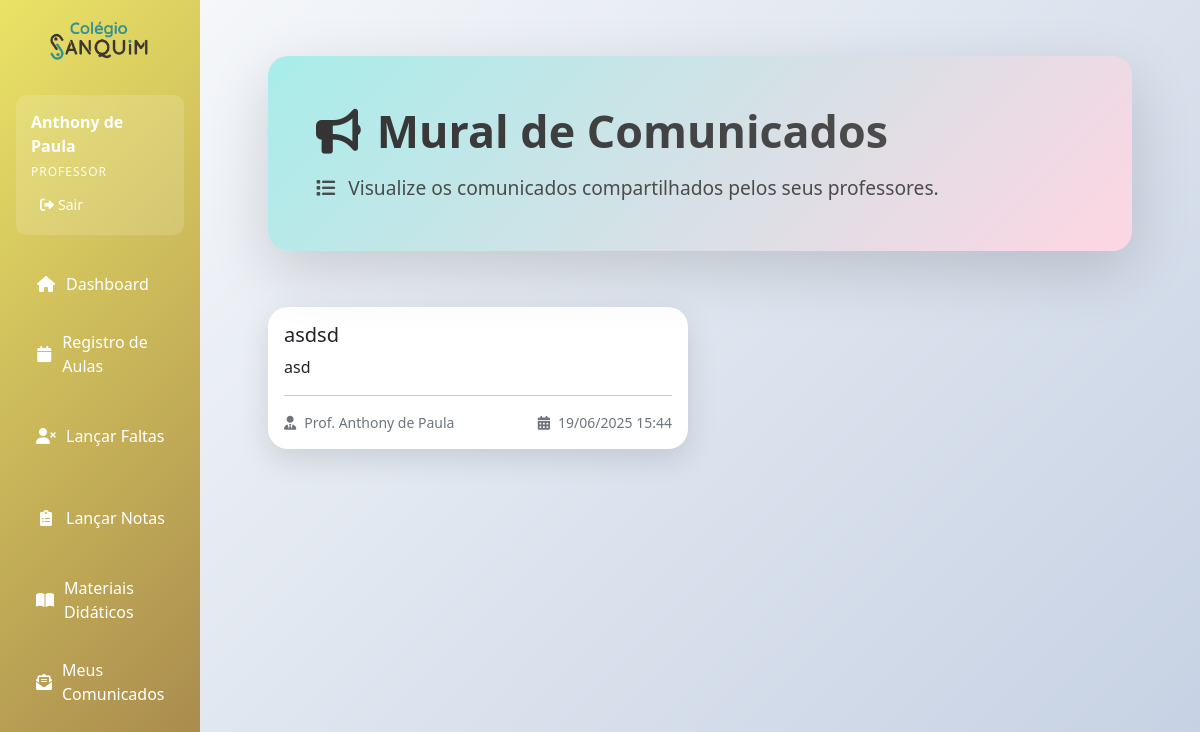
The app's page /comunicados (signed in) with its own data.
### app.py (models this page shows, shortened)
class Professor(db.Model):
    __tablename__ = 'professor'
    id = db.Column(db.Integer, primary_key=True)
    nome = db.Column(db.String(100), nullable=False)
    cpf = db.Column(db.String(14), nullable=False, unique=True)
    rg = db.Column(db.String(20))
    endereco = db.Column(db.String(255))
    bairro = db.Column(db.String(100))
    cidade = db.Column(db.String(100))
    email = db.Column(db.String(120), unique=True, nullable=False)
    telefone = db.Column(db.String(20))
    status = db.Column(db.Integer, default=1)
    senha_hash = db.Column(db.String(255), nullable=True)  # Novo campo
    especialidade = db.Column(db.String(100))
    ativo = db.Column(db.Boolean, default=True)  # Novo campo
    disciplinas_ministradas = db.relationship('Disciplina', back_populates='professor', lazy=True)

class Comunicado(db.Model):
    id = db.Column(db.Integer, primary_key=True)
    titulo = db.Column(db.String(150), nullable=False)
    conteudo = db.Column(db.Text, nullable=False)
    data_publicacao = db.Column(db.DateTime, default=datetime.utcnow)
    professor_id = db.Column(db.Integer, db.ForeignKey('professor.id'), nullable=False)
    turma_id = db.Column(db.Integer, db.ForeignKey('turma.id'), nullable=True)
    professor = db.relationship('Professor', backref='comunicados')
    turma = db.relationship('Turma', backref='comunicados')

### app.py (the view)
@app.route('/comunicados')
def listar_comunicados_aluno():
    aluno_id = session.get('user_id')
    aluno = Aluno.query.get_or_404(aluno_id)
    comunicados = Comunicado.query.filter(
        (Comunicado.turma_id == aluno.turma_id) | (Comunicado.turma_id == None)
    ).order_by(Comunicado.data_publicacao.desc()).all()
    return render_template('comunicados/listar_aluno.html', comunicados=comunicados)

### templates/comunicados/listar_aluno.html (shortened to what this page needs)
{% extends "base.html" %}
{% block content %}
<div class="main-container">
    <div class="header-section" style="background: var(--info-gradient);">
        <h1 class="page-title text-dark" style="background: linear-gradient(45deg, #333, #555); -webkit-background-clip: text; background-clip: text;"><i class="fas fa-bullhorn me-3"></i>Mural de Comunicados</h1>
        <p class="page-subtitle" style="color: #444;">
                <i class="fas fa-list me-2"></i>
                Visualize os comunicados compartilhados pelos seus professores.
        </p>
    </div>
    <div class="row g-4 mt-3">
    {% for comunicado in comunicados %}
        <div class="col-lg-6">
            <div class="main-card">
                <div class="card-body">
                    <h5 class="card-title">{{ comunicado.titulo }}</h5>
                    <p class="card-text" style="white-space: pre-wrap;">{{ comunicado.conteudo }}</p>
                    <hr>
                    <div class="d-flex justify-content-between text-muted small">
                        <span><i class="fas fa-user-tie me-2"></i>Prof. {{ comunicado.professor.nome }}</span>
                        <span><i class="fas fa-calendar-alt me-2"></i>{{ comunicado.data_publicacao.strftime('%d/%m/%Y %H:%M') }}</span>
                    </div>
                </div>
            </div>
        </div>
    {% endfor %}
    </div>
</div>
{% endblock %}

### templates/base.html (shortened to what this page needs)
<!DOCTYPE html>
<html lang="pt-br">
  <head>
    <link
      href="https://cdnjs.cloudflare.com/ajax/libs/bootstrap/5.1.3/css/bootstrap.min.css"
      rel="stylesheet"
    />
    <link
      href="https://cdnjs.cloudflare.com/ajax/libs/font-awesome/6.0.0/css/all.min.css"
      rel="stylesheet"
    />
  </head>
  <body>
    <div class="container-fluid">
      <div class="row">
        <div class="col-md-3 col-lg-2 px-0 sidebar">
          <div class="mt-auto text-center py-3" style="margin-top: auto !important;">
              <img src="{{ url_for('static', filename='images/logosamquim.png') }}"
                   alt="Sanquim Logo"
                   style="max-width: 50%; height: auto;">
          </div>
          <div class="p-3">
            <div class="user-info">
              <div class="user-name">{{ session.user_nome }}</div>
              <div class="user-type">{{ session.user_tipo|capitalize }}</div>
              <div
                class="mt-2 d-flex justify-content-between align-items-center"
              >
                <a
                  href="{{ url_for('logout') }}"
                  class="btn btn-logout btn-sm"
                  style="color: white"
                >
                  <i class="fas fa-sign-out-alt me-1"></i>Sair
                </a>
              </div>
            </div>
            <nav class="nav flex-column mt-3">
              {% if session.user_tipo != 'admin' %}
              <a
                class="nav-link {% if request.endpoint == 'index' %}active{% endif %}"
                href="{{ url_for('index') }}"
              >
                <i class="fas fa-home"></i> Dashboard
              </a>
              {% endif %}
              {% if session.user_tipo == 'professor' %}
              <a
                class="nav-link {% if request.endpoint == 'calendario_professor' %}active{% endif %}"
                href="{{ url_for('calendario_professor') }}"
              >
                <i class="fas fa-calendar"></i> Registro de Aulas
              </a>
              <a
                class="nav-link {% if request.endpoint == 'listar_faltas_professor' %}active{% endif %}"
                href="{{ url_for('listar_faltas_professor') }}"
              >
                <i class="fas fa-user-times"></i> Lançar Faltas
              </a>
              <a
                class="nav-link {% if request.endpoint == 'listar_notas' %}active{% endif %}"
                href="{{ url_for('listar_notas') }}"
              >
                <i class="fas fa-clipboard-list"></i> Lançar Notas
              </a>
              <a
                class="nav-link {% if request.endpoint == 'listar_materiais' %}active{% endif %}"
                href="{{ url_for('listar_materiais') }}"
              >
                <i class="fas fa-book-open"></i> Materiais Didáticos
              </a>
              <a
                class="nav-link {% if request.endpoint == 'listar_comunicados_enviados' %}active{% endif %}"
                href="{{ url_for('listar_comunicados_enviados') }}"
              >
                <i class="fas fa-envelope-open-text"></i> Meus Comunicados
              </a>
              {% endif %}
            </nav>
          </div>
        </div>
        <div class="col-md-9 col-lg-10 main-content" style="background: linear-gradient(135deg, #f5f7fa 0%, #c3cfe2 100%);">
          <div class="p-4">
            {% block content %}{% endblock %}
          </div>
        </div>
      </div>
    </div>
  </body>
</html>

### templates/base.html (style rules this page uses)
:root { --primary-color: #eae366; --secondary-color: #a2814b; --accent-color: #379091; --danger-color: #e74c3c; --success-color: #2ecc71; }
.sidebar { background: linear-gradient( 135deg, var(--primary-color) 0%, var(--secondary-color) 100% ); min-height: 100vh; transition: all 0.3s; }
.sidebar .nav-link { color: white; padding: 12px 20px; border-radius: 8px; margin: 5px 0; transition: all 0.2s; display: flex; align-items: center; }
.sidebar .nav-link i { margin-right: 10px; width: 20px; text-align: center; }
.main-content { background-color: #f8f9fa; min-height: 100vh; }
.user-info { background-color: rgba(255, 255, 255, 0.15); border-radius: 10px; padding: 15px; margin-bottom: 20px; backdrop-filter: blur(5px); }
.user-info .user-name { color: white; font-weight: bold; margin-bottom: 5px; }
.user-info .user-type { color: rgba(255, 255, 255, 0.9); font-size: 12px; text-transform: uppercase; letter-spacing: 1px; }

### templates/comunicados/listar_aluno.html (style rules this page uses)
:root { --primary-gradient: linear-gradient(135deg, #eae366 0%, #a2814b 100%); --secondary-gradient: linear-gradient(135deg, #379091 0%, #00f2fe 100%); --success-gradient: linear-gradient(135deg, #4facfe 0%, #00f2fe 100%); --warning-gradient: linear-gradient(135deg, #fa709a 0%, #fee140 100%); --info-gradient: linear-gradient(135deg, #a8edea 0%, #fed6e3 100%); --danger-gradient: linear-gradient(135deg, #ff9a9e 0%, #fecfef 100%); --exatas-gradient: linear-gradient(135deg, #eae366 0%, #a2814b 100%); --humanas-gradient: linear-gradient(135deg, #379091 0%, #00f2fe 100%); --biologicas-gradient: linear-gradient(135deg, #4facfe 0%, #00f2fe 100%); --shadow-light: 0 5px 15px rgba(0,0,0,0.08); --shadow-medium: 0 10px 30px rgba(0,0,0,0.12); --shadow-heavy: 0 20px 60px rgba(0,0,0,0.15); --border-radius: 20px; --transition: all 0.3s cubic-bezier(0.4, 0, 0.2, 1); }
.main-container { padding: 2rem; max-width: 1400px; margin: 0 auto; min-height: 100vh; }
.header-section { background: var(--primary-gradient); border-radius: var(--border-radius); padding: 3rem; margin-bottom: 2rem; color: white; box-shadow: var(--shadow-heavy); position: relative; overflow: hidden; }
.page-title { font-size: 2.8rem; font-weight: 800; margin-bottom: 1rem; background: linear-gradient(45deg, #fff, #f0f0f0); -webkit-background-clip: text; background-clip: text; -webkit-text-fill-color: transparent; }
.page-subtitle { font-size: 1.2rem; opacity: 0.95; margin-bottom: 0; font-weight: 400; }
.main-card { background: white; border-radius: var(--border-radius); box-shadow: var(--shadow-medium); border: none; overflow: hidden; transition: var(--transition); }

### records on screen
Professor: user_nome "Anthony de Paula"
Comunicado: titulo "asdsd", conteudo "asd", professor.nome "Anthony de Paula", data_publicacao "19/06/2025 15:44"

### other values on screen
{{ session.user_tipo|capitalize }} "PROFESSOR"
